Frame 1 (no input): blank canvas, image omitted
Frame 60 (the mouse pressed at the canvas centre just before this capture): blank canvas, image omitted
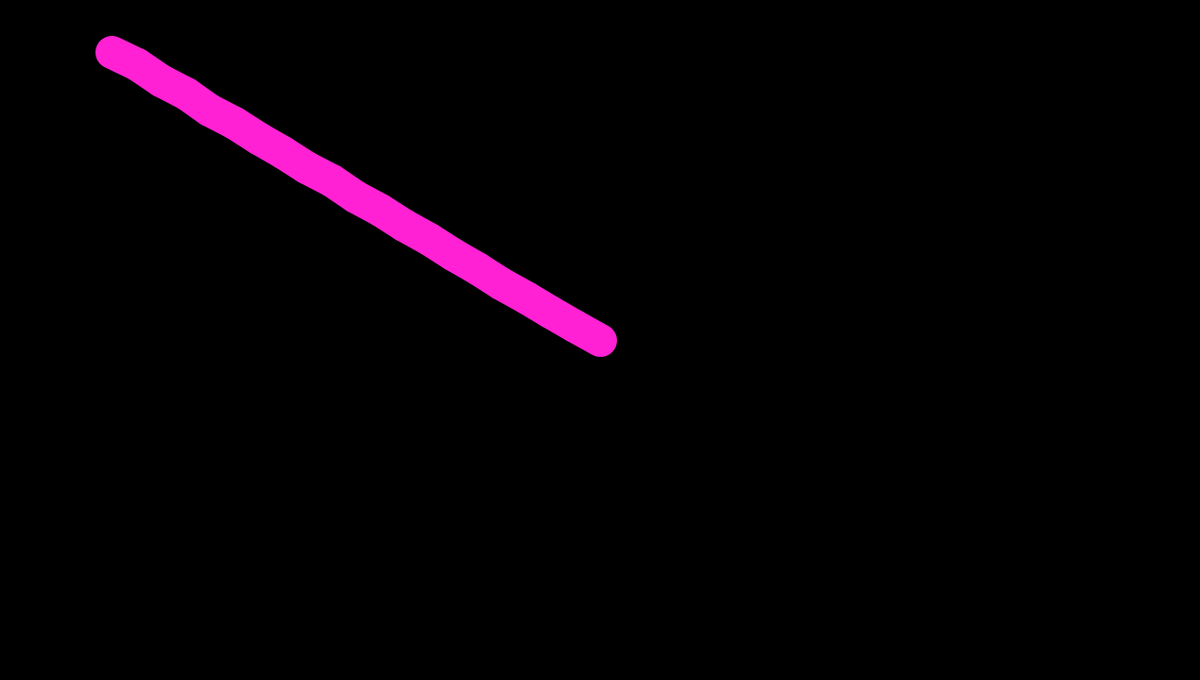
Frame 120 (the mouse held since frame 60 and released just before this capture)

The Processing sketch whose frames 1 and 60 were blank and that drew this single picture after the mouse press (run headless with seeded random() and noise(); from frame 60 on, the mouse is pressed at the canvas centre):

// Processing sketch: processing_99562
// ── processing_99562.pde

float[] x = new float[20];
float[] y = new float[20];
float segLength = 30;

void setup() {
  size(1270, 720);
  strokeWeight(35);
  stroke(255, 33, 211);
}

void draw() {
  background(0);
  dragSegment(0, mouseX, mouseY);
  for(int i=0; i<x.length-1; i++) {
    dragSegment(i+1, x[i], y[i]);
  }
}

void dragSegment(int i, float xin, float yin) {
  float dx = xin - x[i];
  float dy = yin - y[i];
  float angle = atan2(dy, dx);  
  x[i] = xin - cos(angle) * segLength;
  y[i] = yin - sin(angle) * segLength;
  segment(x[i], y[i], angle);
}

void segment(float x, float y, float a) {
  pushMatrix();
  translate(x, y);
  rotate(a);
  line(0, 0, segLength, 0);
  popMatrix();
}
